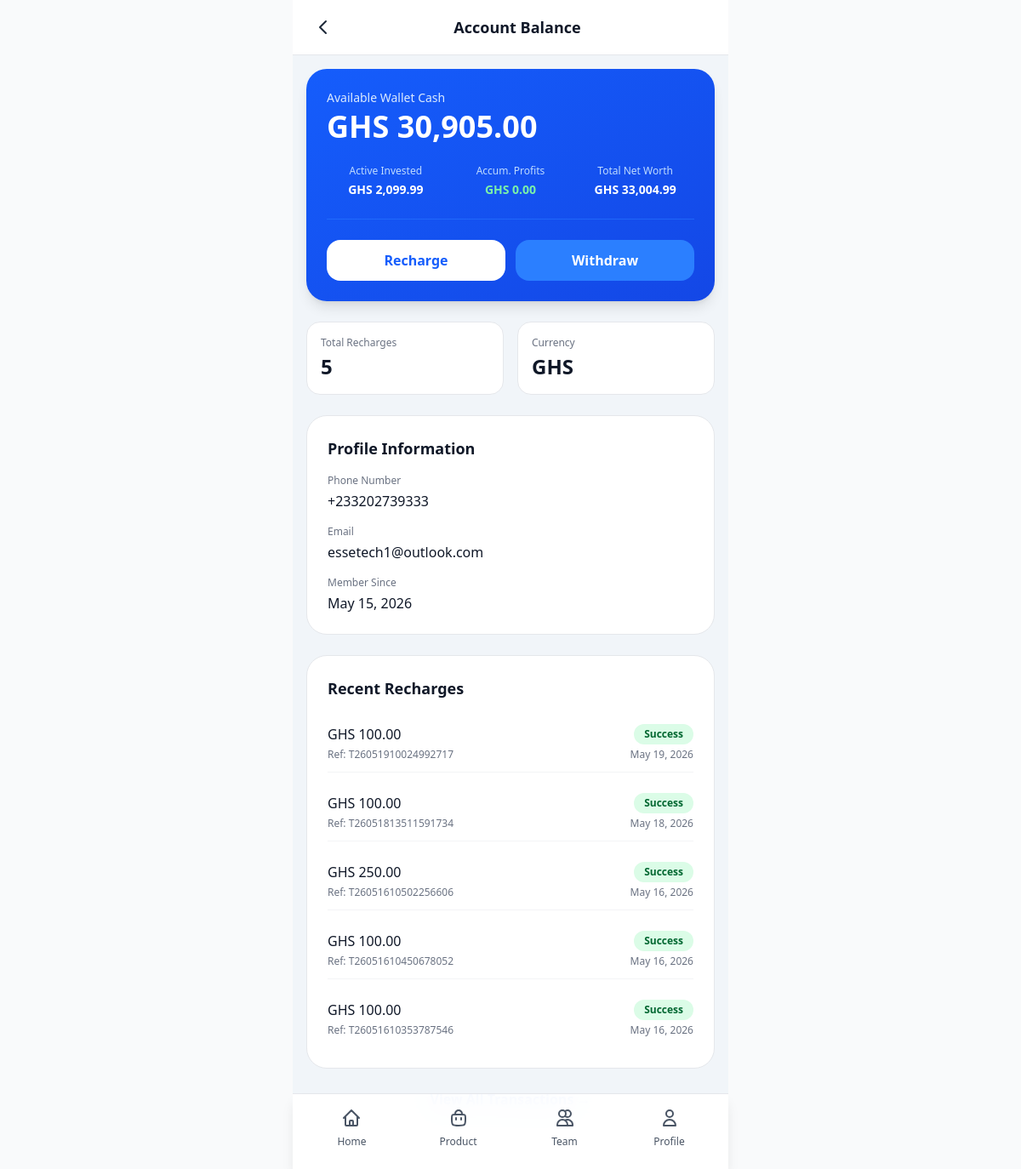
Screenshot of /core/account/balance/ (signed in) with the database file from the repository.
### core/models.py (models this page shows, shortened)
class UserBalance(models.Model):
    user = models.OneToOneField(
        settings.AUTH_USER_MODEL,
        on_delete=models.CASCADE,
        related_name='balance'
    )
    balance = models.DecimalField(max_digits=12, decimal_places=2, default=0)
    currency = models.CharField(max_length=10, default='GHS')
    created_at = models.DateTimeField(auto_now_add=True)
    updated_at = models.DateTimeField(auto_now=True)
    class Meta:
        verbose_name = 'User Balance'
        verbose_name_plural = 'User Balances'

class RechargeTransaction(models.Model):
    STATUS_PENDING = 'pending'
    STATUS_IN_PROGRESS = 'in_progress'
    STATUS_SUCCESS = 'success'
    STATUS_FAILED = 'failed'
    STATUS_CHOICES = [
        (STATUS_PENDING, 'Pending'),
        (STATUS_IN_PROGRESS, 'In Progress'),
        (STATUS_SUCCESS, 'Success'),
        (STATUS_FAILED, 'Failed'),
    ]
    id = models.UUIDField(primary_key=True, default=uuid.uuid4, editable=False)
    user = models.ForeignKey(
        settings.AUTH_USER_MODEL,
        on_delete=models.CASCADE,
        related_name='recharge_transactions'
    )
    reference = models.CharField(max_length=64, unique=True)
    amount = models.DecimalField(max_digits=12, decimal_places=2)
    currency = models.CharField(max_length=10, default='GHS')
    status = models.CharField(max_length=16, choices=STATUS_CHOICES, default=STATUS_PENDING)
    payment_method = models.CharField(max_length=64, blank=True, null=True)
    notes = models.TextField(blank=True)
    paystack_reference = models.CharField(max_length=255, blank=True, null=True, help_text='Paystack payment reference')
    paystack_access_code = models.CharField(max_length=255, blank=True, null=True, help_text='Paystack access code for payment link')
    paystack_auth_url = models.URLField(blank=True, null=True, help_text='Paystack authorization URL')
    created_at = models.DateTimeField(auto_now_add=True)
    updated_at = models.DateTimeField(auto_now=True)
    class Meta:
        ordering = ['-created_at']
        verbose_name = 'Recharge Transaction'
        verbose_name_plural = 'Recharge Transactions'

### iCare_auth/models.py (models this page shows, shortened)
class User(AbstractBaseUser, PermissionsMixin):
    phone_number = PhoneNumberField(unique=True, region='GH', verbose_name='Phone Number')
    email = models.EmailField(blank=True, null=True, unique=True)
    is_active = models.BooleanField(default=True)
    is_staff = models.BooleanField(default=False)
    date_joined = models.DateTimeField(auto_now_add=True)
    USERNAME_FIELD = 'phone_number'
    REQUIRED_FIELDS = []
    objects = UserManager()

### core/views.py (the view)
# urls.py: path('account/balance/', views.account_balance, name='account'),
@login_required
def account_balance(request):
    user_balance, created = UserBalance.objects.get_or_create(
        user=request.user,
        defaults={'balance': 0, 'currency': 'GHS'}
    )
    saved_accounts = SavedAccount.objects.filter(user=request.user)
    recent_transactions = RechargeTransaction.objects.filter(
        user=request.user
    ).order_by('-created_at')[:5]
    recent_withdrawals = WithdrawalTransaction.objects.filter(
        user=request.user
    )[:5]
    active_investments = UserInvestment.objects.filter(
        user=request.user,
        status='active'
    ).select_related('product')[:3]
    all_active_investments = UserInvestment.objects.filter(
        user=request.user,
        status='active'
    )
    total_invested = all_active_investments.aggregate(Sum('amount'))['amount__sum'] or 0
    total_earnings = sum(investment.calculate_earned_so_far() for investment in all_active_investments)
    net_balance = user_balance.balance + Decimal(str(total_earnings))
    total_account_value = user_balance.balance + Decimal(str(total_earnings)) + total_invested
    context = {
        'user_balance': user_balance,
        'user': request.user,
        'saved_accounts': saved_accounts,
        'recent_transactions': recent_transactions,
        'recent_withdrawals': recent_withdrawals,
        'active_investments': active_investments,
        'total_invested': total_invested,
        'total_earnings': total_earnings,
        'net_balance': net_balance,
        'total_account_value': total_account_value,
    }
    return render(request, 'iCare/services/pages/account_balance.html', context)

### core/models.py (called while the page is built, shortened)
    def calculate_earned_so_far(self):
        if self.status != 'active':
            return 0
        if not self.product.daily_earnings or not self.expires_at:
            return 0

### core/templates/iCare/services/pages/account_balance.html (shortened to what this page needs)
{% extends "iCare/base.html" %}
{% load static %}
{% load humanize %}
{% block content %}
<div class="min-h-screen">
    <div class="fixed top-0 left-0 right-0 z-50 max-w-lg mx-auto bg-white border-b border-gray-200 px-4 py-3 flex items-center justify-between">
        <button class="p-2 hover:bg-gray-100 rounded-lg transition" onclick="window.history.back()">
            <svg class="w-6 h-6 text-gray-800" fill="none" stroke="currentColor" viewBox="0 0 24 24">
                <path stroke-linecap="round" stroke-linejoin="round" stroke-width="2" d="M15 19l-7-7 7-7"/>
            </svg>
        </button>
        <h1 class="text-lg font-semibold text-gray-900">Account Balance</h1>
    </div>
    <div class="pt-[65px] pb-[70px] pb-6 px-4 space-y-6 max-w-lg mx-auto bg-slate-100">
        <div class="mt-4 bg-gradient-to-br from-blue-600 to-blue-700 rounded-3xl p-6 text-white shadow-lg">
            <div class="text-sm font-medium text-blue-100 mb-1">Available Wallet Cash</div>
            <div class="text-4xl font-bold mb-6">
                GHS {{ user_balance.balance|floatformat:2|intcomma }}
            </div>
            <div class="grid grid-cols-3 gap-2 pb-6 mb-6 border-b border-blue-500/50 text-center">
                <div>
                    <div class="text-xs text-blue-200">Active Invested</div>
                    <div class="text-sm font-bold mt-1">GHS {{ total_invested|floatformat:2|intcomma }}</div>
                </div>
                <div>
                    <div class="text-xs text-blue-200">Accum. Profits</div>
                    <div class="text-sm font-bold mt-1 text-green-300">GHS {{ total_earnings|floatformat:2|intcomma }}</div>
                </div>
                <div>
                    <div class="text-xs text-blue-200">Total Net Worth</div>
                    <div class="text-sm font-bold mt-1">GHS {{ total_account_value|floatformat:2|intcomma }}</div>
                </div>
            </div>
            <div class="flex gap-3">
                <a href="{% url 'recharge' %}" class="flex-1 bg-white text-blue-600 font-semibold py-3 rounded-2xl text-center hover:bg-blue-50 transition">
                    Recharge
                </a>
                <a href="{% url 'withdraw' %}" class="flex-1 bg-blue-500 text-white font-semibold py-3 rounded-2xl text-center hover:bg-blue-600 transition">
                    Withdraw
                </a>
            </div>
        </div>
        <div class="grid grid-cols-2 gap-4">
            <div class="bg-white rounded-2xl p-4 border border-gray-200">
                <div class="text-xs text-gray-500 font-medium mb-1">Total Recharges</div>
                <div class="text-2xl font-bold text-gray-900">
                    {{ recent_transactions|length }}
                </div>
            </div>
            <div class="bg-white rounded-2xl p-4 border border-gray-200">
                <div class="text-xs text-gray-500 font-medium mb-1">Currency</div>
                <div class="text-2xl font-bold text-gray-900">
                    {{ user_balance.currency }}
                </div>
            </div>
        </div>
        <div class="bg-white rounded-3xl p-6 border border-gray-200">
            <h2 class="text-lg font-semibold text-gray-900 mb-4">Profile Information</h2>
            <div class="space-y-4">
                <div>
                    <div class="text-xs text-gray-500 font-medium mb-1">Phone Number</div>
                    <div class="text-gray-900 font-medium">{{ user.phone_number }}</div>
                </div>
                <div>
                    <div class="text-xs text-gray-500 font-medium mb-1">Email</div>
                    <div class="text-gray-900 font-medium">{{ user.email|default:"Not set" }}</div>
                </div>
                <div>
                    <div class="text-xs text-gray-500 font-medium mb-1">Member Since</div>
                    <div class="text-gray-900 font-medium">{{ user.date_joined|date:"M d, Y" }}</div>
                </div>
            </div>
        </div>
        <div class="bg-white rounded-3xl p-6 border border-gray-200">
            <h2 class="text-lg font-semibold text-gray-900 mb-4">Recent Recharges</h2>
            {% if recent_transactions %}
                <div class="space-y-3">
                    {% for transaction in recent_transactions %}
                        <div class="flex items-center justify-between py-3 border-b border-gray-100 last:border-b-0">
                            <div class="flex-1">
                                <div class="font-medium text-gray-900">
                                    GHS {{ transaction.amount|floatformat:2|intcomma }}
                                </div>
                                <div class="text-xs text-gray-500 mt-1">
                                    Ref: {{ transaction.reference }}
                                </div>
                            </div>
                            <div class="text-right">
                                <div class="text-xs font-semibold mb-1">
                                    {% if transaction.status == 'success' %}
                                        <span class="inline-block bg-green-100 text-green-800 px-3 py-1 rounded-full">Success</span>
                                    {% elif transaction.status == 'in_progress' %}
                                        <span class="inline-block bg-yellow-100 text-yellow-800 px-3 py-1 rounded-full">Processing</span>
                                    {% elif transaction.status == 'pending' %}
                                        <span class="inline-block bg-blue-100 text-blue-800 px-3 py-1 rounded-full">Pending</span>
                                    {% else %}
                                        <span class="inline-block bg-red-100 text-red-800 px-3 py-1 rounded-full">Failed</span>
                                    {% endif %}
                                </div>
                                <div class="text-xs text-gray-500">
                                    {{ transaction.created_at|date:"M d, Y" }}
                                </div>
                            </div>
                        </div>
                    {% endfor %}
                </div>
            {% endif %}
        </div>
        <div class="text-center">
            <a href="{% url 'recharge_records' %}" class="text-blue-600 font-semibold hover:text-blue-700">
            </a>
        </div>
    </div>
</div>
{% include "iCare/partials/footer.html" %}
{% endblock %}

### rows the page displays
UserBalance: balance "30,905.00", currency "GHS"
User: phone_number "+233202739333", email "essetech1@outlook.com", date_joined "May 15, 2026"
RechargeTransaction: status "Success"
RechargeTransaction: status "Success"
RechargeTransaction: status "Success"
RechargeTransaction: status "Success"
RechargeTransaction: status "Success"

### other values shown
{{ total_invested|floatformat:2|intcomma }} "2,099.99"
{{ total_earnings|floatformat:2|intcomma }} "0.00"
{{ total_account_value|floatformat:2|intcomma }} "33,004.99"
{{ recent_transactions|length }} "5"
